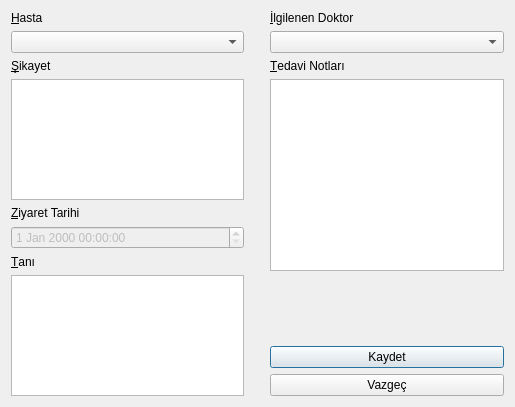
<?xml version="1.0" encoding="UTF-8"?>
<ui version="4.0">
 <class>ZiyaretEkle</class>
 <widget class="QDialog" name="ZiyaretEkle">
  <property name="geometry">
   <rect>
    <x>0</x>
    <y>0</y>
    <width>515</width>
    <height>407</height>
   </rect>
  </property>
  <property name="minimumSize">
   <size>
    <width>515</width>
    <height>317</height>
   </size>
  </property>
  <property name="windowTitle">
   <string>Yeni Ziyaret Oluştur</string>
  </property>
  <layout class="QGridLayout" name="gridLayout_3">
   <item row="0" column="0">
    <layout class="QGridLayout" name="gridLayout">
     <item row="4" column="0">
      <widget class="QTextEdit" name="teSikayet"/>
     </item>
     <item row="0" column="0">
      <widget class="QLabel" name="lblHasta">
       <property name="text">
        <string>&amp;Hasta</string>
       </property>
       <property name="buddy">
        <cstring>hastaComboBox</cstring>
       </property>
      </widget>
     </item>
     <item row="6" column="0">
      <widget class="QDateTimeEdit" name="dteZiyaret">
       <property name="enabled">
        <bool>false</bool>
       </property>
      </widget>
     </item>
     <item row="8" column="0">
      <widget class="QTextEdit" name="teTani">
       <property name="minimumSize">
        <size>
         <width>0</width>
         <height>70</height>
        </size>
       </property>
      </widget>
     </item>
     <item row="3" column="0">
      <widget class="QLabel" name="lblSikayet">
       <property name="text">
        <string>&amp;Şikayet</string>
       </property>
       <property name="buddy">
        <cstring>teSikayet</cstring>
       </property>
      </widget>
     </item>
     <item row="5" column="0">
      <widget class="QLabel" name="lblZiyaretTarihi">
       <property name="text">
        <string>&amp;Ziyaret Tarihi</string>
       </property>
       <property name="buddy">
        <cstring>dteZiyaret</cstring>
       </property>
      </widget>
     </item>
     <item row="7" column="0">
      <widget class="QLabel" name="lblTani">
       <property name="text">
        <string>&amp;Tanı</string>
       </property>
       <property name="buddy">
        <cstring>teTani</cstring>
       </property>
      </widget>
     </item>
     <item row="2" column="0">
      <widget class="QComboBox" name="hastaComboBox"/>
     </item>
    </layout>
   </item>
   <item row="0" column="2">
    <layout class="QGridLayout" name="gridLayout_2">
     <item row="1" column="1">
      <widget class="QComboBox" name="doctorComboBox"/>
     </item>
     <item row="4" column="1">
      <spacer name="verticalSpacer_4">
       <property name="orientation">
        <enum>Qt::Orientation::Vertical</enum>
       </property>
       <property name="sizeHint" stdset="0">
        <size>
         <width>20</width>
         <height>40</height>
        </size>
       </property>
      </spacer>
     </item>
     <item row="2" column="1">
      <widget class="QLabel" name="lblTedaviNotlari">
       <property name="text">
        <string>&amp;Tedavi Notları</string>
       </property>
       <property name="buddy">
        <cstring>teTedaviNotlari</cstring>
       </property>
      </widget>
     </item>
     <item row="3" column="1">
      <widget class="QTextEdit" name="teTedaviNotlari"/>
     </item>
     <item row="0" column="1">
      <widget class="QLabel" name="lblDoktor">
       <property name="text">
        <string>&amp;İlgilenen Doktor</string>
       </property>
       <property name="buddy">
        <cstring>doctorComboBox</cstring>
       </property>
      </widget>
     </item>
     <item row="5" column="1">
      <layout class="QVBoxLayout" name="verticalLayout">
       <item>
        <widget class="QPushButton" name="btnKaydet">
         <property name="text">
          <string>Kaydet</string>
         </property>
        </widget>
       </item>
       <item>
        <widget class="QPushButton" name="btnVazgec">
         <property name="text">
          <string>Vazgeç</string>
         </property>
        </widget>
       </item>
      </layout>
     </item>
    </layout>
   </item>
   <item row="0" column="1">
    <spacer name="verticalSpacer">
     <property name="orientation">
      <enum>Qt::Orientation::Vertical</enum>
     </property>
     <property name="sizeHint" stdset="0">
      <size>
       <width>20</width>
       <height>40</height>
      </size>
     </property>
    </spacer>
   </item>
  </layout>
 </widget>
 <tabstops>
  <tabstop>hastaComboBox</tabstop>
  <tabstop>doctorComboBox</tabstop>
  <tabstop>teSikayet</tabstop>
  <tabstop>dteZiyaret</tabstop>
  <tabstop>teTani</tabstop>
  <tabstop>teTedaviNotlari</tabstop>
  <tabstop>btnKaydet</tabstop>
  <tabstop>btnVazgec</tabstop>
 </tabstops>
 <resources/>
 <connections>
  <connection>
   <sender>btnKaydet</sender>
   <signal>clicked()</signal>
   <receiver>ZiyaretEkle</receiver>
   <slot>accept()</slot>
   <hints>
    <hint type="sourcelabel">
     <x>538</x>
     <y>290</y>
    </hint>
    <hint type="destinationlabel">
     <x>329</x>
     <y>245</y>
    </hint>
   </hints>
  </connection>
  <connection>
   <sender>btnVazgec</sender>
   <signal>clicked()</signal>
   <receiver>ZiyaretEkle</receiver>
   <slot>reject()</slot>
   <hints>
    <hint type="sourcelabel">
     <x>366</x>
     <y>351</y>
    </hint>
    <hint type="destinationlabel">
     <x>332</x>
     <y>309</y>
    </hint>
   </hints>
  </connection>
 </connections>
</ui>
